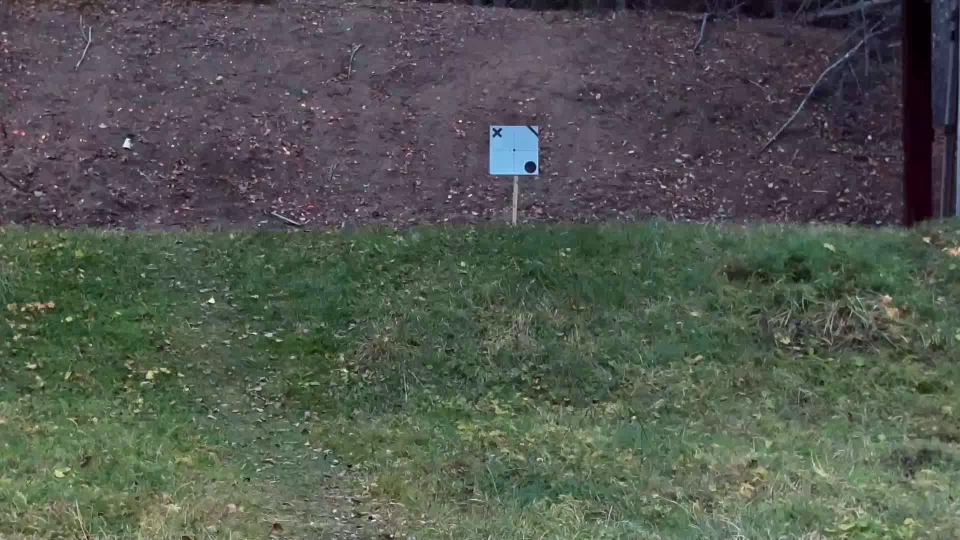
#> input picture frames/frame1.jpg, 1920 x 1080 px, given in place of kct4.mp4, which was not available (shown at 1/2 size)
$ python main.py
#> lines starting #> are read from the running program, lines starting #| are printed output that depends on the picture; pictures that were not available may be replaced by others from this repository, and a replacement may not be noted
import numpy as np
import math
import cv2 as cv
from matplotlib import pyplot as plt
import os
import glob
from matplotlib.backends.backend_agg import FigureCanvasAgg
from matplotlib.figure import Figure

def drawTargetAndAim(frame, aimpointPos, targetTopLeftPos, targetBottomRightPos):
    #Draw rectangle around target and circle on aimpoint
    green = (0,255,0)
    red = (0,0,255)
    radius = 2
    thickness = 2
    if(aimpointPos[0] > targetTopLeftPos[0] and aimpointPos[0] < targetBottomRightPos[0] and aimpointPos[1] > targetTopLeftPos[1] and aimpointPos[1] < targetBottomRightPos[1]):
        cv.rectangle(frame,targetTopLeftPos, targetBottomRightPos, green, thickness)
        cv.circle(frame, aimpointPos, radius, green, thickness)
    else:
        cv.rectangle(frame,targetTopLeftPos, targetBottomRightPos, red, thickness)
        cv.circle(frame, aimpointPos, radius, red, thickness)
    return frame

def drawPlot(frame, dataArray, plotPos, plotType):
    # make a Figure and attach it to a canvas.
    fig = Figure(figsize=(5, 4), dpi=100)
    canvas = FigureCanvasAgg(fig)

    # Do some plotting here
    ax = fig.add_subplot(111)
    ax.plot(dataArray)

    if(plotType == "accuracy" or plotType == "precision"):
        ax.legend(['aim-point'], loc='lower left')
        ax.xaxis.set_major_formatter(
            plt.FuncFormatter(
                lambda y, pos: round(y/30, 2)
                )
            )
        ax.set_xlabel("Seconds")
        ax.set_ylabel("Percent %")
        ax.grid()
        ax.set_ylim(-5, 105)
        if(plotType == "accuracy"):
            fig.suptitle('Accuracy Last Second (10 cm Radius)')
        else:
            fig.suptitle('Precision Last Second (10 cm Radius)')

    elif(plotType == "eucAcceleration" or plotType == "eucVelocity" or plotType == "eucDist" or plotType == "offsetVelocity" or plotType == "offsetMean" or plotType == "offset"):
        if(plotType == "eucAcceleration" or plotType == "eucVelocity" or plotType == "eucDist"):
            ax.legend(['aim-point'], loc='lower left')
        elif(plotType == "offsetVelocity" or plotType == "offsetMean" or plotType == "offset"):
            ax.legend(['X-axis', 'Y-axis inverted'], loc='lower left')
        ax.yaxis.set_major_formatter(
            plt.FuncFormatter(
                lambda x, pos: int(x/(97/40))
                )
            )
        ax.xaxis.set_major_formatter(
            plt.FuncFormatter(
                lambda y, pos: round(y/30, 2)
                )
            )
        ax.set_xlabel("Seconds")
        ax.set_ylabel("Centimeter")
        ax.grid()
        if(plotType == "eucAcceleration"):
            ax.set_ylim(-40*(97/40), 40*(97/40))
            fig.suptitle('Aim-point Acceleration')
        elif(plotType == "eucVelocity"):
            ax.set_ylim(-40*(97/40), 40*(97/40))
            fig.suptitle('Aim-point Velocity')
        elif(plotType == "eucDist"):
            fig.suptitle('Aim-point Offset Euclidian Distance')
            ax.set_ylim(-5*(97/40), 80*(97/40))
        elif(plotType == "offsetVelocity"):
            ax.set_ylim(-40*(97/40), 40*(97/40))
            fig.suptitle('Aim-point offset velocity')
        elif(plotType == "offsetMean"):
            ax.set_ylim(-16*(97/40), 16*(97/40))
            fig.suptitle('Mean Aim-point Offset')
        elif(plotType == "offset"):
            ax.set_ylim(-40*(97/40), 40*(97/40))
            fig.suptitle('Aim-point offset')

    # Retrieve a view on the renderer buffer
    canvas.draw()
    buf = canvas.buffer_rgba()
    # convert to a NumPy array
    plotAsArray = np.asarray(buf)
    # convert to a frame
    plotAsFrame = cv.cvtColor(plotAsArray, cv.COLOR_RGB2BGR)
    # add plot frame on top of original frame
    frame[plotPos[1]:plotPos[1]+plotAsFrame.shape[0], plotPos[0]:plotPos[0]+plotAsFrame.shape[1]] = plotAsFrame
    return frame

# [60 lines left out: functions drawPolarPlot, drawMeanOffset, not called in this run]

# Draw time on frame
def drawTime(time, frame, pos):
    cv.putText(frame, ("Time = " + str(time)), pos, cv.FONT_HERSHEY_PLAIN, 3.0, (0,0,0), 3)
    return frame

# Draw Layout
# [22 lines left out: function drawLayout, not called in this run]

# Draw Overlay
def drawOverlay(frame):
    maxHight, maxWidth = frame.shape[:2]

    #Layout Background
    backgroundColor = (128,192,242)
    cv.rectangle(frame,(0,0), (maxWidth,maxHight), backgroundColor, -1)
    return frame

# [29 lines left out: functions drawStatistics, zoom_at, drawVis, not called in this run]

def drawEdge(frame, plotCentre, plotSize):
    boxHigh = plotCentre[1]-int(plotSize[1]/2)
    boxLow = plotCentre[1]+int(plotSize[1]/2)
    boxRight = plotCentre[0]+int(plotSize[0]/2)
    boxLeft = plotCentre[0]-int(plotSize[0]/2)

    #Box edge
    edgeColor = (0,0,0)
    edgeSize = 10
    cv.rectangle(frame,(boxLeft-edgeSize,boxHigh-edgeSize), (boxLeft,boxLow+edgeSize), edgeColor, -1)
    cv.rectangle(frame,(boxLeft-edgeSize,boxHigh-edgeSize), (boxRight+edgeSize,boxHigh), edgeColor, -1)
    cv.rectangle(frame,(boxLeft-edgeSize,boxLow), (boxRight+edgeSize,boxLow+edgeSize), edgeColor, -1)
    cv.rectangle(frame,(boxRight,boxHigh-edgeSize), (boxRight+edgeSize,boxLow+edgeSize), edgeColor, -1)
    return frame

# [70 lines left out: functions drawFinalLayout, drawAimPath, warpFunc, createEditedVid, not called in this run]

def drawEdgeWithBorder(frame, dataArray, plotPos, plotModel, plotSize):
    frame = drawEdge(frame, (plotPos[0]+int(plotSize[0]/2), plotPos[1]+int(plotSize[1]/2)), plotSize)
    frame = drawPlot(frame, dataArray, plotPos, plotModel)
    return frame

# createVidGraph = Frame of plots
def createVidGraph(frame, aimpointOffsetArray, aimpointOffsetMeanArray, statisticsArray, aimpointEuclidianDistanceArray, aimpointEuclidianVelocityArray, aimpointEuclidianAccelerationArray):
    #Draw Layout
    frame = drawOverlay(frame)
    plotSize = (500,400)

    #Draw edges around plots
    drawEdgeWithBorder(frame, aimpointOffsetArray, (10,10), "offset", plotSize)
    drawEdgeWithBorder(frame, aimpointOffsetMeanArray, (520,10), "offsetMean", plotSize)
    drawEdgeWithBorder(frame, statisticsArray[0], (1030,10), "precision", plotSize)
    drawEdgeWithBorder(frame, statisticsArray[1], (1030,420), "accuracy", plotSize)
    drawEdgeWithBorder(frame, aimpointEuclidianDistanceArray, (10,420), "eucDist", plotSize)
    #drawEdgeWithBorder(frame, aimpointEuclidianVelocityArray, (465,500), "eucVelocity", plotSize)
    drawEdgeWithBorder(frame, aimpointEuclidianAccelerationArray, (520,420), "eucAcceleration", plotSize)
    return frame

def createPolarPlot(frame, aimpointOffsetArray):
    frame = drawPolarPlot(frame, aimpointOffsetArray, (0,0))
    return frame

# [20 lines left out: function createFinalVid, not called in this run]


#Different template matching algorithms
#methods = ['cv.TM_CCOEFF', 'cv.TM_CCOEFF_NORMED', 'cv.TM_CCORR', 'cv.TM_CCORR_NORMED', 'cv.TM_SQDIFF', 'cv.TM_SQDIFF_NORMED']

#Chosen template matching algorithm
method = eval('cv.TM_CCOEFF_NORMED')

#initialize array
aimpointOffsetArray = []
aimpointOffsetMeanArray = []
precisionArray = []
accuracyArray = []
aimpointOffsetVelocityArray = []
aimpointEuclidianDistanceArray = []
aimpointEuclidianVelocityArray = []
aimpointEuclidianAccelerationArray = []

#Chosen input video
nr = 4
target = "input/target%d.jpg" % nr
video = "input/kct%d.mp4" % nr

#initialize variable keeping track of frame number
frameNr = 1

#Set aim-point path length
pathLength = 10

#Capturing the frames from the video
frame = cv.Mat
cv.namedWindow("Displayed Video")
cap = cv.VideoCapture(video)


def createVideo(name):
    return cv.VideoWriter('output/%s.mp4' % name,
                     cv.VideoWriter_fourcc(*'MP4V'),
                     30, (int(cap.get(3)), int(cap.get(4))))

def createPolarPlotVideo(name):
    return cv.VideoWriter('output/%s.mp4' % name,
                     cv.VideoWriter_fourcc(*'MP4V'),
                     30, (500, 500))

def createGraphVideo(name):
    return cv.VideoWriter('output/%s.mp4' % name,
                     cv.VideoWriter_fourcc(*'MP4V'),
                     30, (1540, 830))

#Saving edited frames to new file
editedVid = createVideo("editedVid")
graphVid = createGraphVideo("graphVid")
finalVid = createVideo("finalVid")
polarPlot = createPolarPlotVideo("polarPlot")

while( cap.isOpened()):#and (frameNr < 400)
    ret, frame = cap.read()
#> frame is the input picture: shape (1080, 1920, 3); mean B, G, R 80.4, 88.4, 82.5
    if (ret == False):
        break

    framehight, frameWidth = frame.shape[:2]
#> framehight = 1080; frameWidth = 1920
    canvasSize = (frameWidth, framehight)
#> canvasSize = (1920, 1080)

    # if frame is read
    # correctly ret is True
    if not ret:
        print("Can't receive frame (stream end?). Exiting ...")
        break
    time = round(frameNr/30, 2)

    # save frame as JPEG file
    cv.imwrite("frames/frame%d.jpg" % frameNr, frame)

    #Read frame frome file
    img = cv.imread("frames/frame%d.jpg" % frameNr,0)
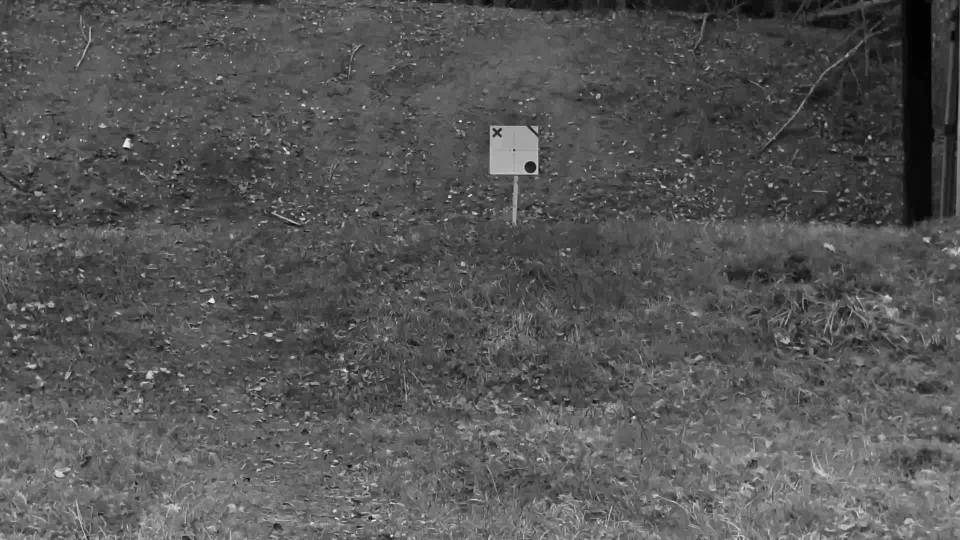
#> img: shape (1080, 1920) (shown at 1/2 size); min 1, max 254, mean 85.7
    template = cv.imread(target,0)
#> template: shape (1080, 1920); min 0, max 254, mean 85.7
    templateWidth, templateHight = template.shape[::-1]
#> templateWidth = 1920; templateHight = 1080

    # Apply template Matching
    res = cv.matchTemplate(img,template,method)
#> res = [1]
    min_val, max_val, min_loc, max_loc = cv.minMaxLoc(res)
#> min_val = 1; max_val = 1; min_loc = (0, 0); max_loc = (0, 0)

    targetTopLeftPos = max_loc
#> targetTopLeftPos = (0, 0)
    targetBottomRightPos = (targetTopLeftPos[0] + templateWidth, targetTopLeftPos[1] + templateHight)
#> targetBottomRightPos = (1920, 1080)
    centroid = (targetTopLeftPos[0] + int(templateWidth/2), targetTopLeftPos[1] + int(templateHight/2))
#> centroid = (960, 540)
    if(frameNr == 1):
        aimpointPos = centroid
#> aimpointPos = (960, 540)
        firstimage = frame.copy()

    #Calculate aimpoint offset
    aimpointOffset = (((aimpointPos[0])-centroid[0]),((aimpointPos[1])-centroid[1]))
#> aimpointOffset = (0, 0)
    aimpointOffsetArray.append(aimpointOffset)

    #Calculate Euclidian Distance
    aimpointEuclidianDistanceArray.append(math.sqrt((aimpointOffsetArray[-1][0]**2) + (aimpointOffsetArray[-1][1]**2)))

    #Calculate Derivate of the euclidian distance to get velocity
    if(len(aimpointEuclidianDistanceArray) > 1):
        aimpointEuclidianVelocityArray.append(aimpointEuclidianDistanceArray[-1]-aimpointEuclidianDistanceArray[-2])

    #Calculate Derivate of the velocity to get acceleration
    if(len(aimpointEuclidianAccelerationArray) < 2):
        aimpointEuclidianAccelerationArray.append(0)
    if(len(aimpointEuclidianVelocityArray) > 1 ):
        aimpointEuclidianAccelerationArray.append(aimpointEuclidianVelocityArray[-1]-aimpointEuclidianVelocityArray[-2])

    #Calculate aimpoint offset mean
    meanOffsetX = 0
    meanOffsetY = 0
    nrofpoints = 0
    for x in aimpointOffsetArray:
        meanOffsetX += x[0]
        meanOffsetY += x[1]
        nrofpoints += 1
#> this loop made 1 pass
#> (meanOffsetX, meanOffsetY, nrofpoints) on pass 1: (0, 0, 1)
#> after the loop, meanOffsetX = 0; meanOffsetY = 0; nrofpoints = 1
    meanOffsetX = round(meanOffsetX/nrofpoints, 2)
    meanOffsetY = round(meanOffsetY/nrofpoints, 2)
    aimpointOffsetMeanArray.append((meanOffsetX, meanOffsetY))

    #Calculate precision and accuracy
    checkFrameAmount = 30
    frameNr = 1
    accuratePoints = 0
    precisePoints = 0
    checkedPoints = 0
    for point in aimpointOffsetArray:
        if(frameNr > len(aimpointOffsetArray) - checkFrameAmount):
            if(math.sqrt(((aimpointOffsetArray[-1][0]-point[0])**2)+((aimpointOffsetArray[-1][1]-point[1])**2)) <= 10*(97/40)):
                precisePoints += 1
            if(math.sqrt((point[0]**2)+(point[1]**2)) <= 10*(97/40)):
                accuratePoints += 1
            checkedPoints += 1
        frameNr += 1
#> this loop made 1 pass
#> (point, precisePoints, accuratePoints, checkedPoints, frameNr) on pass 1: ((0, 0), 1, 1, 1, 2)
#> after the loop, accuratePoints = 1; checkedPoints = 1; frameNr = 2; precisePoints = 1
    #append (precision, accuracy)
    precisionArray.append(round(100*(precisePoints/checkedPoints), 1))
    accuracyArray.append(round(100*(accuratePoints/checkedPoints), 1))
    statisticsArray = (precisionArray, accuracyArray)
#> statisticsArray = ([100], [100])

    #Calculate Derivate of the offset
    if(len(aimpointOffsetArray) > 1):
        aimpointOffsetVelocityArray.append((aimpointOffsetArray[-1][0]-aimpointOffsetArray[-2][0],aimpointOffsetArray[-1][1]-aimpointOffsetArray[-2][1]))

    #Draw Target and Aimpoint on frame
    frameWithTargetAndAim = drawTargetAndAim(frame.copy(), aimpointPos, targetTopLeftPos, targetBottomRightPos)
#> in drawTargetAndAim, `cv.circle(frame, aimpointPos, radius, green, thickness)`: frame: shape (1080, 1920, 3); mean of channels 0, 1, 2 80, 89.1, 82.2

    # Video with Overlay and data
    warpPos = (int(frameWidth/2), int(framehight/2))
#> warpPos = (960, 540)
    #frameEdited = createEditedVid(frameWithTargetAndAim.copy(), centroid, warpPos, aimpointOffsetArray, frameNr, pathLength, time, aimpointOffsetMeanArray, statisticsArray)
    #editedVid.write(frameEdited)

    # Vis with Graphs
    test_image = np.zeros((830,1540,3), np.uint8)
    frameGraph = createVidGraph(test_image, aimpointOffsetArray, aimpointOffsetMeanArray, statisticsArray, aimpointEuclidianDistanceArray, aimpointEuclidianVelocityArray, aimpointEuclidianAccelerationArray)
#> in drawEdge, `cv.rectangle(frame,(boxRight,boxHigh-edgeSize), (boxRight+edgeSize,box..`:
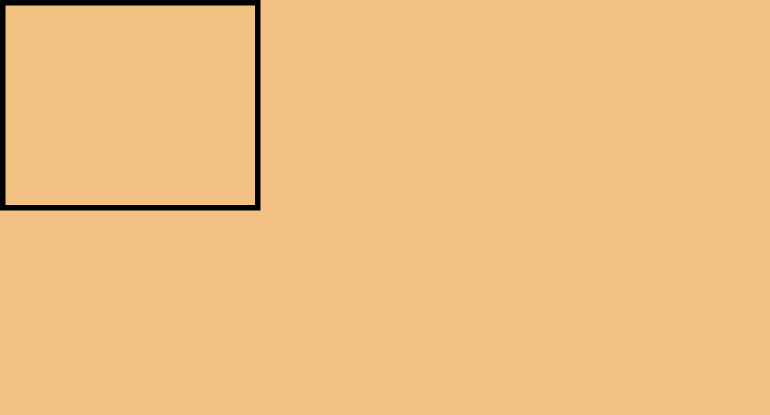
#> frame: shape (830, 1540, 3) (shown at 1/2 size); mean of channels 0, 1, 2 126, 189, 238.2; drawn as B, G, R
#> call 3 of drawEdge, with plotCentre = (1280, 210), plotSize = (500, 400)
#> in drawEdge (call 3), `cv.rectangle(frame,(boxRight,boxHigh-edgeSize), (boxRight+edgeSize,box..`:
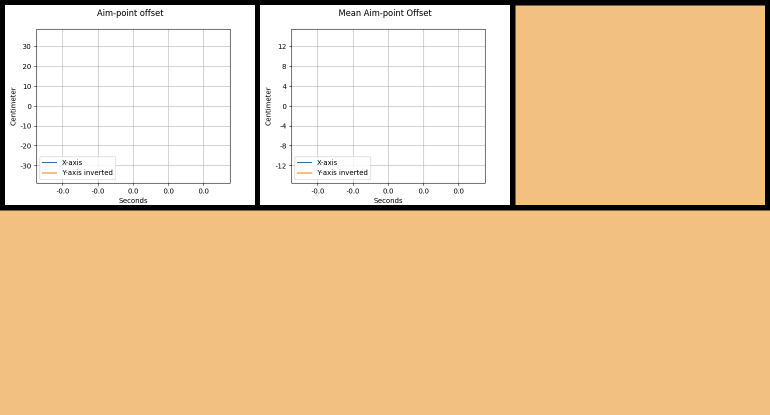
#> frame: shape (830, 1540, 3) (shown at 1/2 size); mean of channels 0, 1, 2 160.7, 202.3, 234.7; drawn as B, G, R
#> call 3 of drawPlot, with plotPos = (1030, 10), plotType = 'precision'
#> in drawPlot (call 3), `plotAsFrame = cv.cvtColor(plotAsArray, cv.COLOR_RGB2BGR)`:
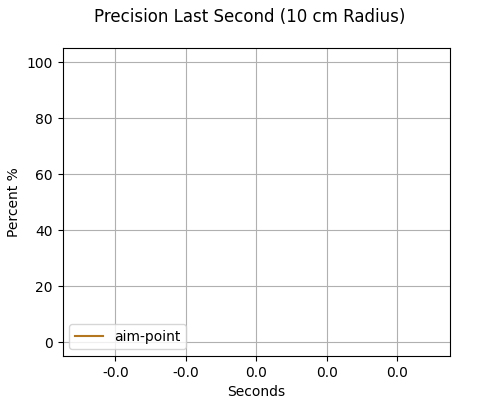
#> plotAsFrame: shape (400, 500, 3); mean R, G, B 248.3, 248.3, 248.3
#> in drawEdge (call 5), `cv.rectangle(frame,(boxRight,boxHigh-edgeSize), (boxRight+edgeSize,box..`:
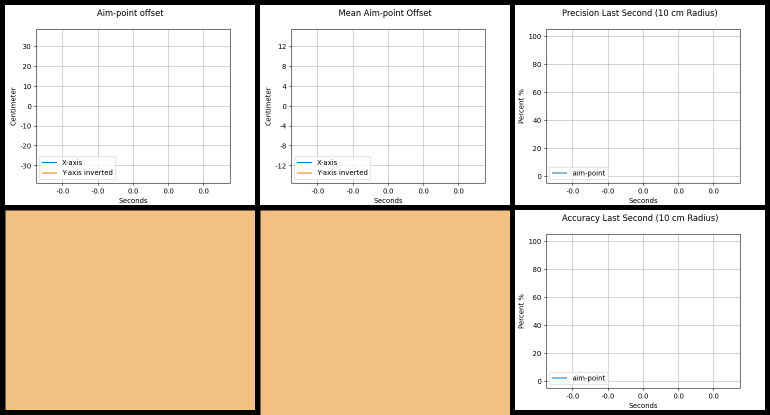
#> frame: shape (830, 1540, 3) (shown at 1/2 size); mean of channels 0, 1, 2 195.8, 216, 231.8; drawn as B, G, R
#> in drawPlot (call 5), `plotAsFrame = cv.cvtColor(plotAsArray, cv.COLOR_RGB2BGR)`:
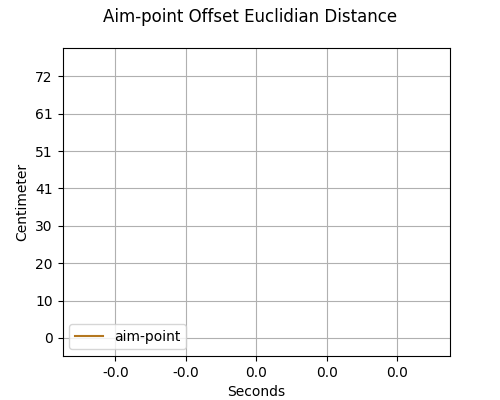
#> plotAsFrame: shape (400, 500, 3); mean R, G, B 247.9, 247.8, 247.8
#> in drawEdge (call 6), `cv.rectangle(frame,(boxLeft-edgeSize,boxHigh-edgeSize), (boxRight+edge..`: frame: shape (830, 1540, 3); mean of channels 0, 1, 2 214.7, 224.9, 232.8
#> in drawEdge (call 6), `cv.rectangle(frame,(boxRight,boxHigh-edgeSize), (boxRight+edgeSize,box..`: frame: shape (830, 1540, 3); mean of channels 0, 1, 2 214.1, 224, 231.8
#> in drawPlot (call 6), `frame[plotPos[1]:plotPos[1]+plotAsFrame.shape[0], plotPos[0]:plotPos[0..`:
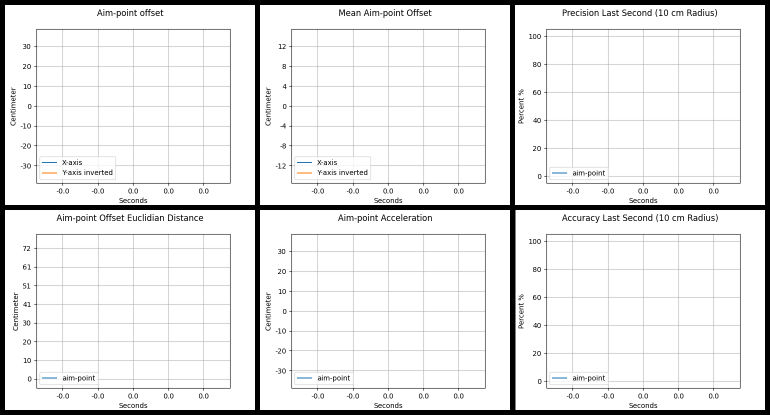
#> frame: shape (830, 1540, 3) (shown at 1/2 size); mean of channels 0, 1, 2 233, 233, 233; drawn as B, G, R
    graphVid.write(frameGraph)

    # Vis Polar Plot
    blank_image = np.zeros((500,500,3), np.uint8)
    # [9 lines of commented-out code are left out]
    if os.path.exists("frames/frame%d.jpg" % frameNr):
        os.remove("frames/frame%d.jpg" % frameNr)
    frameNr += 1
#> frameNr = 3

    #Show the video on screen
    cv.imshow("Displayed Video", frameGraph)

    if cv.waitKey(1) == ord('q'): break
#> (key q is pressed here)

#Clean frames folder
files = glob.glob('/frames/*')
for f in files:
    os.remove(f)

editedVid.release()
graphVid.release()
polarPlot.release()
finalVid.release()
cap.release()
cv.destroyAllWindows()
